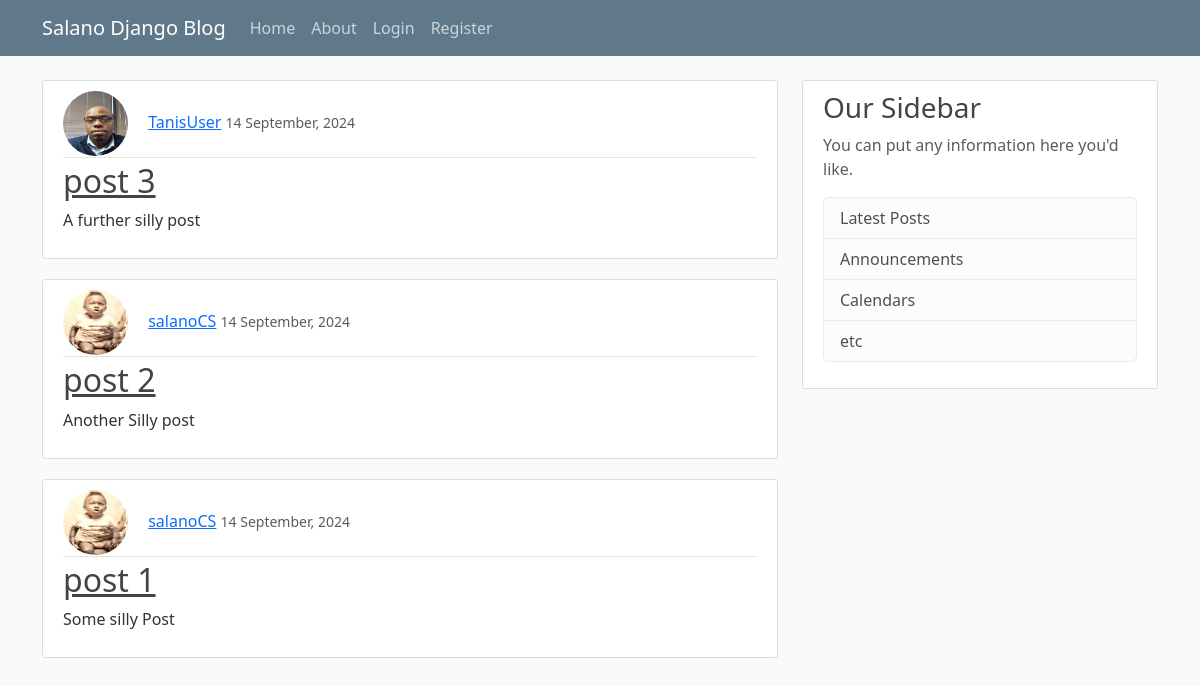
Before: / with the older database file.
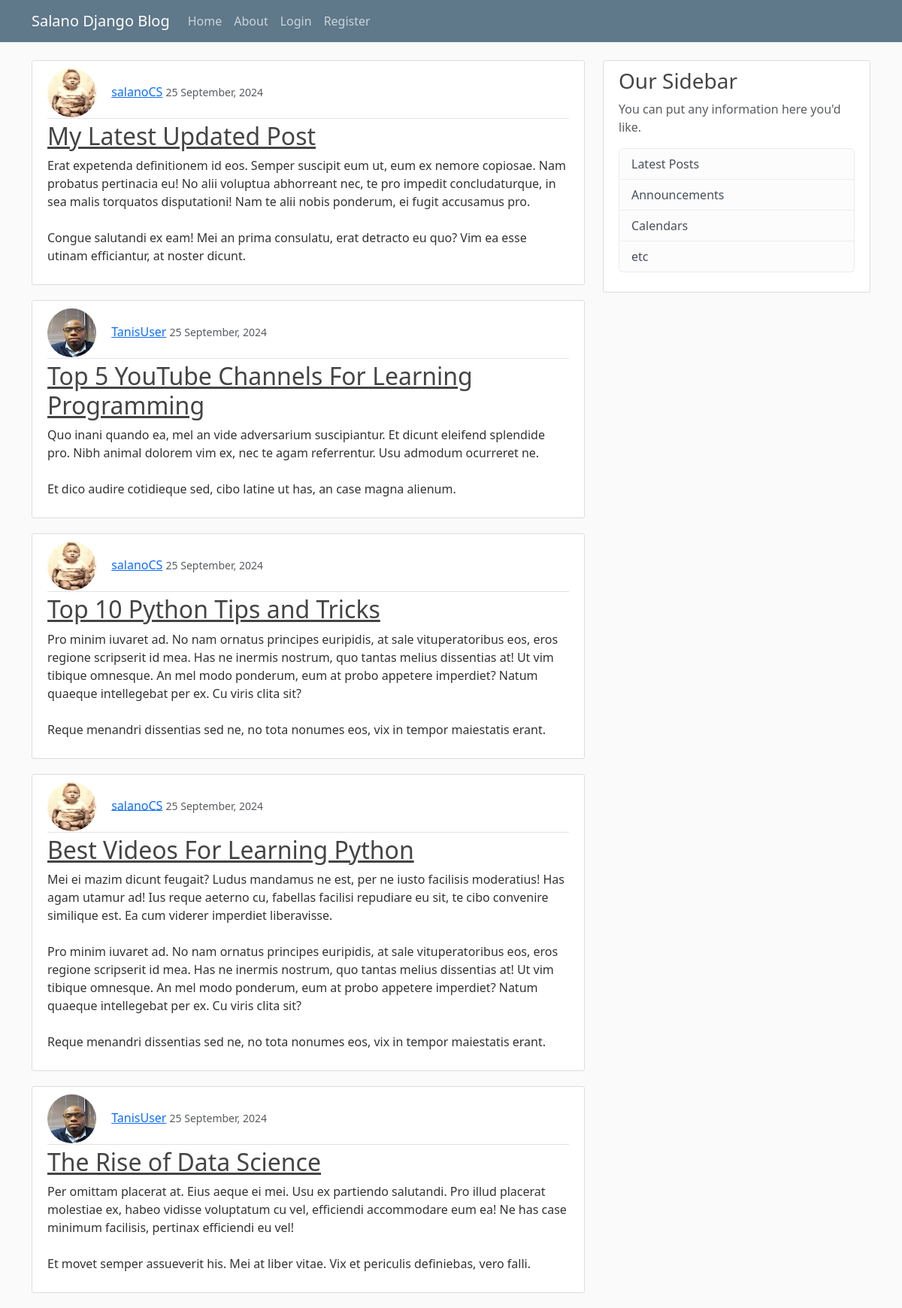
After: the same page with the newer database file.
### salano_blog/models.py (models this page shows, shortened)
class Post(models.Model):
    title = models.CharField(max_length=100)
    content = models.TextField()
    date_posted = models.DateTimeField(default=timezone.now)
    author = models.ForeignKey(User, on_delete=models.CASCADE) # delete all posts when user is deleted

### users/models.py (models this page shows, shortened)
class Profile(models.Model):
    user = models.OneToOneField(User, on_delete=models.CASCADE)
    image = models.ImageField(default='default.jpg', upload_to='profile_pics')

### salano_blog/views.py (the view)
# urls.py: path('', PostListView.as_view(), name='blog-home'),
class PostListView(ListView):
    model = Post
    template_name = 'blog/home.html'  # <app>/<model>_<viewtype>.html
    context_object_name = 'posts'
    ordering = ['-date_posted']
    paginate_by = 5

### salano_blog/templates/blog/home.html
{% extends "blog/base.html" %}
{% block content %}
    {% for post in posts %}
    <article class="media content-section">
        <div class="media-body">
          <div class="article-metadata">
            <img class="rounded-circle article-img" src="{{ post.author.profile.image.url }}">
            <a class="mr-2" href="#">{{ post.author }}</a>
            <small class="text-muted">{{ post.date_posted|date:"d F, Y" }}</small>
          </div>
          <h2><a class="article-title" href="{% url 'post-detail' post.id %}">{{ post.title }}</a></h2>
          <p class="article-content">{{ post.content }}</p>
        </div>
    </article>
    {% endfor %}
{% endblock content %}

Changed rows visible on the page:
no longer on this page (row unchanged): Post: author.profile.image (placeholder picture), author "TanisUser", date_posted "14 September, 2024", title "post 3", content "A further silly post"
no longer on this page (row unchanged): Post: author.profile.image (picture), author "salanoCS", date_posted "14 September, 2024", title "post 2", content "Another Silly post"
no longer on this page (row unchanged): Post: author.profile.image (picture), author "salanoCS", date_posted "14 September, 2024", title "post 1", content "Some silly Post"
added Post: author.profile.image (picture), author "salanoCS", date_posted "25 September, 2024", title "My Latest Updated Post", content "Erat expetenda definitionem id eos. Semper suscipit eum ut, eum ex nemore copiosae. Nam probatus pertinacia eu! No alii voluptua abhorreant nec, te pro impedit concludaturque, in sea malis torquatos disputationi! Nam te alii nobis ponderum, ei fugit accusamus pro. Congue salutandi ex eam! Mei an prima consulatu, erat detracto eu quo? Vim ea esse utinam efficiantur, at noster dicunt."
added Post: author.profile.image (placeholder picture), author "TanisUser", date_posted "25 September, 2024", title "Top 5 YouTube Channels For Learning Programming", content "Quo inani quando ea, mel an vide adversarium suscipiantur. Et dicunt eleifend splendide pro. Nibh animal dolorem vim ex, nec te agam referrentur. Usu admodum ocurreret ne. Et dico audire cotidieque sed, cibo latine ut has, an case magna alienum."
added Post: author.profile.image (picture), author "salanoCS", date_posted "25 September, 2024", title "Top 10 Python Tips and Tricks", content "Pro minim iuvaret ad. No nam ornatus principes euripidis, at sale vituperatoribus eos, eros regione scripserit id mea. Has ne inermis nostrum, quo tantas melius dissentias at! Ut vim tibique omnesque. An mel modo ponderum, eum at probo appetere imperdiet? Natum quaeque intellegebat per ex. Cu viris clita sit? Reque menandri dissentias sed ne, no tota nonumes eos, vix in tempor maiestatis erant."
added Post: author.profile.image (picture), author "salanoCS", date_posted "25 September, 2024", title "Best Videos For Learning Python", content "Mei ei mazim dicunt feugait? Ludus mandamus ne est, per ne iusto facilisis moderatius! Has agam utamur ad! Ius reque aeterno cu, fabellas facilisi repudiare eu sit, te cibo convenire similique est. Ea cum viderer imperdiet liberavisse. Pro minim iuvaret ad. No nam ornatus principes euripidis, at sale vituperatoribus eos, eros regione scripserit id mea. Has ne inermis nostrum, quo tantas melius dissentias at! Ut vim tibique omnesque. An mel modo ponderum, eum at probo appetere imperdiet? Natum quaeque intellegebat per ex. Cu viris clita sit? Reque menandri dissentias sed ne, no tota nonumes eos, vix in tempor maiestatis erant."
added Post: author.profile.image (placeholder picture), author "TanisUser", date_posted "25 September, 2024", title "The Rise of Data Science", content "Per omittam placerat at. Eius aeque ei mei. Usu ex partiendo salutandi. Pro illud placerat molestiae ex, habeo vidisse voluptatum cu vel, efficiendi accommodare eum ea! Ne has case minimum facilisis, pertinax efficiendi eu vel! Et movet semper assueverit his. Mei at liber vitae. Vix et periculis definiebas, vero falli."
